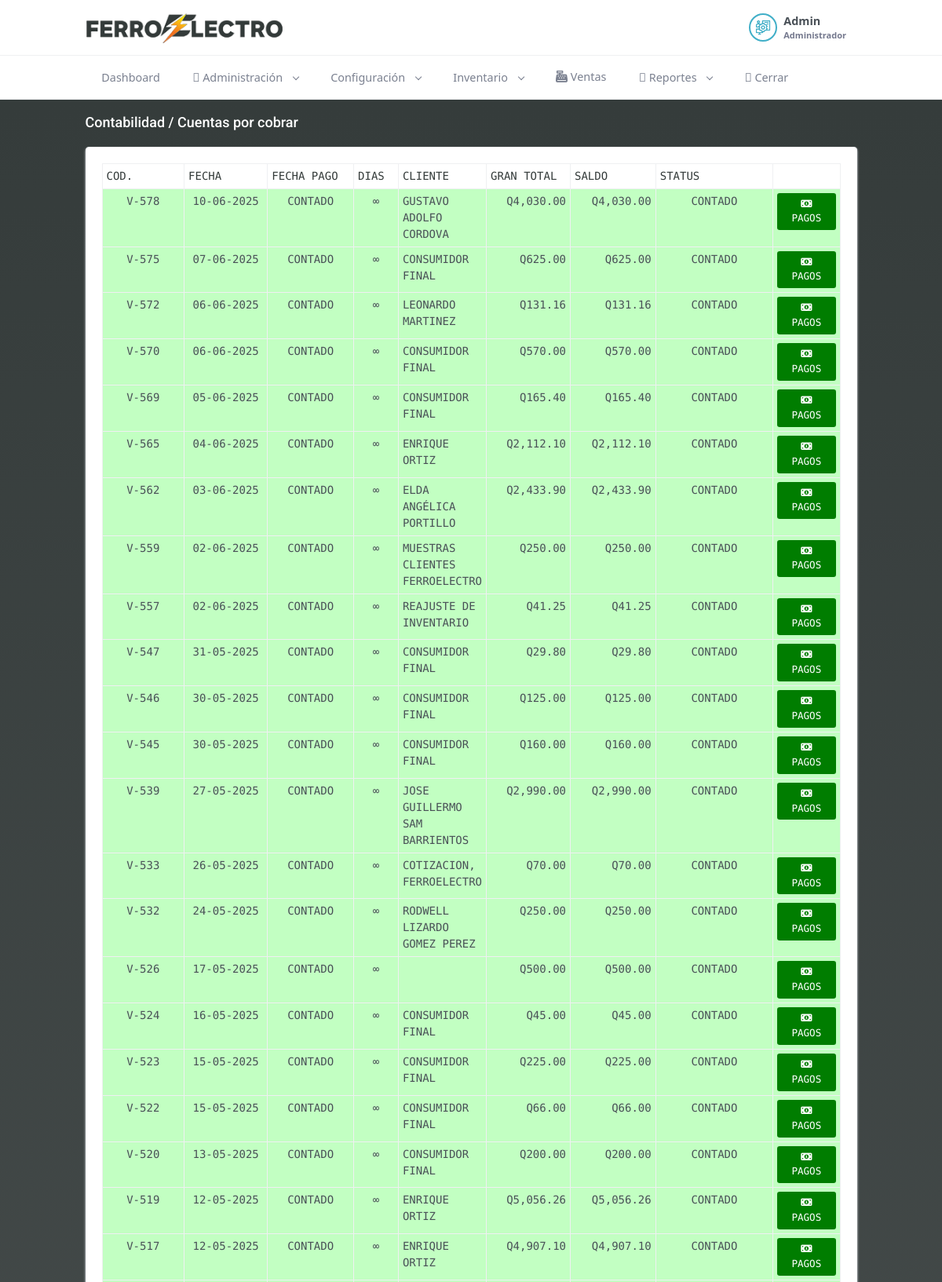
Screenshot of /index.php/contabilidad/cuentas (signed in, upper part) with the database file from the repository.
### tables this page shows
CREATE TABLE `ventas` (
  `id` int(11) NOT NULL,
  `idcliente` int(11) NOT NULL,
  `idasesor` int(11) NOT NULL,
  `fecha` date NOT NULL,
  `total` float(10,2) NOT NULL,
  `descuento` float(10,2) NOT NULL,
  `formapago` int(11) NOT NULL COMMENT '1 = contado 2 = credito',
  `status` int(11) NOT NULL DEFAULT 0 COMMENT '0 = creado 1 = pedido 2 = bodega 3 = facturado',
  `nc` int(11) NOT NULL
);

CREATE TABLE `clientes` (
  `id` int(11) NOT NULL,
  `nombre` varchar(300) NOT NULL,
  `nit` varchar(20) NOT NULL,
  `razonsocial` varchar(150) NOT NULL,
  `contacto` varchar(150) NOT NULL,
  `email` varchar(150) NOT NULL,
  `direccion` text NOT NULL,
  `asesor` int(11) NOT NULL,
  `status` int(11) NOT NULL DEFAULT 1
);

### application/controllers/contabilidad/Cuentas.php (called while the page is built, shortened)
<?php
class Cuentas extends CI_Controller {
	public function index()
	{
        $d['title'] = 'Contabilidad';
        $h['title'] =  $d['title'];
		$d['msg'] = '';
		if($_SESSION['rol'] == 1 || $_SESSION['rol'] == 3 || $_SESSION['rol'] == 4 || $_SESSION['rol'] == 5){
            $d['ventas'] = $this->model->get_all_ventas();
        }elseif($_SESSION['rol'] == 2){
            $d['ventas'] = $this->model->get_all_ventas_asesor($_SESSION['uid']);
        }
        $this->load->view('header_view', $h);
		$this->load->view('contabilidad/cuentas_view', $d);
        $this->load->view('footer_view', $h);
    }
}

### index.php (called while the page is built, shortened)
<?php
require_once BASEPATH.'core/CodeIgniter.php';

### application/models/Model.php (called while the page is built, shortened)
<?php
class Model extends CI_Model
{
  public function get_cliente($idc){
    $str = 'clientes.id idclient, clientes.nombre, clientes.nit, clientes.razonsocial, clientes.contacto, clientes.email, clientes.direccion, clientes.asesor, clientes.status statuscliente, ';
    $str .= 'usuarios.id idasesor, usuarios.nombre usuarionombre';
    $q= $this
        ->db
        ->select($str)
	      ->from('clientes')
        ->where('clientes.id', $idc)
        ->join('usuarios', 'usuarios.id = clientes.asesor')
        ->get();
    if($q->num_rows() > 0) {
      return $q->result_array();
    }
    return array();
  }
  public function get_all_ventas(){
    $q= $this
        ->db
        ->select('*')
	      ->from('ventas')
        ->order_by('id', 'desc')
        ->get();
    if($q->num_rows() > 0) {
      return $q->result_array();
    }
    return array();
  }
  public function getpagos_suma($idv){
    $str = 'pagos.id, pagos.idventa, SUM(pagos.monto) sumapagos';
    $q= $this
        ->db
        ->select($str)
	      ->from('pagos')
        ->where('pagos.idventa', $idv)
        ->get();
    if($q->num_rows() > 0) {
      return $q->result_array();
    }
    return array();
  }
  public function get_lasuma_venta($idv){
    $str = 'inventario.id idpv, inventario.idcompra, inventario.idproducto,  SUM(inventario.costo) sumatotalcosto, inventario.idventa, SUM(inventario.venta) sumatotal, inventario.status statusidpv, ';
    $str .= 'productos.id idpr, productos.sku, productos.nombreproducto, productos.descripcion, productos.proveedorid, productos.categoriaid, productos.costo, productos.venta, productos.marcaid, productos.status statusprod';
    $q= $this
        ->db
        ->select($str)
	      ->from('inventario')
        ->where('inventario.idventa', $idv)
        ->join('productos', 'productos.id = inventario.idproducto')
        ->get();
    if($q->num_rows() > 0) {
      return $q->result_array();
    }
    return array();
  }
}

### application/views/contabilidad/cuentas_view.php (the view, shortened to what this page needs)
<div class="main-content">
    <div class="page-content">
        <div class="container-fluid">
            <div class="row">
                <div class="col-12">
                    <div class="page-title-box d-flex align-items-center justify-content-between">
                        <h4 class="mb-0"><?= $title . ' / Cuentas por cobrar' ?></h4>
                    </div>
                </div>
            </div>
            <div class="row">
                <div class="col-xl-12">
                    <div class="card card-h-100">
                        <div class="card-body">
                            <div class="table-responsive">
                                <table id="clientSearch" class="table table-bordered table-condensed table-hovered" style="width:100%">
                                    <thead>
                                        <tr>
                                            <th>COD.</th>
                                            <th>FECHA</th>
                                            <th>FECHA PAGO</th>
                                            <th>DIAS</th>
                                            <th>CLIENTE</th>
                                            <th>GRAN TOTAL</th>
                                            <th>SALDO</th>
                                            <th>STATUS</th>
                                            <th class="no-print"></th>
                                        </tr>
                                    </thead>
                                    <tbody>
                                        <?php
                                        foreach($ventas as $v){
                                            $fechaPago = "";
                                            $cliente = $this->model->get_cliente($v['idcliente']);
                                            $ventaModel = $this->model->get_lasuma_venta($v['id']);
                                            $total = $ventaModel[0]['sumatotal'];
                                            $descuento = $v['descuento'];
                                            $descuento = $total * $descuento;
                                            $grantotal = $total - $descuento;
                                            $now = time();
                                            $your_date = strtotime(date('d-m-Y', strtotime($v['fecha'])));
                                            $datediff = $now - $your_date;
                                            $diasTranscurridos = round($datediff / (60 * 60 * 24));
                                            $diasCredito = 0;
                                            if($v['formapago'] == 2){
                                                $diasCredito = 15;
                                                if($diasTranscurridos >= 0 && $diasTranscurridos <= 10){
                                                    $statusCredito = 1;
                                                    $fondoColor = "#c2ffc2";
                                                    $colorText = "#007d00";
                                                    $statusCobro = '<b>' . (15 - $diasTranscurridos) . ' dias para pagar' . '</b>';
                                                }elseif($diasTranscurridos > 10 && $diasTranscurridos <= 15){
                                                    $statusCredito = 2;
                                                    $fondoColor = "#ffffbe";
                                                    $colorText = "#e0a21f";
                                                    $statusCobro = '<b>' . (15 - $diasTranscurridos) . ' dias para pagar' . '</b>';
                                                }elseif($diasTranscurridos > 15){
                                                    $statusCredito = 3;
                                                    $fondoColor = "#ffbebe";
                                                    $colorText = "#b30000";
                                                    $statusCobro = '<b>' . abs((15 - $diasTranscurridos)) . ' dias en mora' . '</b>';
                                                }
                                            }elseif($v['formapago'] == 1){
                                                    $fondoColor = "#c2ffc2";
                                                    $colorText = "#007d00";
                                                    $statusCobro = 'CONTADO';
                                                    $fechaPago = 'CONTADO';
                                            }
                                                $getPagos = $this->model->getpagos_suma($v['id']);
                                                $pagado = $getPagos[0]['sumapagos'];
                                                $pendiente = $grantotal - $pagado;
                                            if($grantotal > 0){
                                        ?>
                                        <tr style="background-color: <?= $fondoColor ?>;">
                                            <td style="width: 120px; text-align: center;"><?= 'V-' . $v['id'] ?></td>
                                            <td style="width: 120px; text-align: center;"><?= date('d-m-Y', strtotime($v['fecha'])) ?></td>
                                            <td style="width: 120px; text-align: center;"><?= $fechaPago ?></td>
                                            <td style="width: 60px; text-align: center;">
                                            <?php
                                            if($v['formapago'] == 1){
                                                echo "&infin;";
                                            }else{
                                                echo $diasTranscurridos . '/' . $diasCredito;
                                            }
                                            ?>
                                            </td>
                                            <td><?= $cliente[0]['nombre'] ?></td>
                                            <td style="width: 110px; text-align: right;">Q<?= number_format($grantotal, 2, '.', ',') ?></td>
                                            <td style="width: 110px; text-align: right;">Q<?= number_format($pendiente, 2, '.', ',') ?></td>
                                            <td style="width: 170px; text-align: center;"><?= $statusCobro ?></td>
                                            <td class="no-print" style="text-align: center; width: 90px;">
                                                <a style="background-color: <?= $colorText ?>; color: #fff;" href="<?= base_url('contabilidad/cuentas/pagos/' . $v['id']) ?>" class="btn btn-sm"><i class="fa fa-money"></i> PAGOS</a>
                                            </td>
                                        </tr>
                                        <?php
                                            }
                                        }
                                        ?>
                                    </tbody>
                                </table>
                            </div>
                        </div>
                    </div>
                </div>
            </div>
        </div>
    </div>

### assets/login/css/login.css (style rules this page uses)
#bodyall { background: #343b3a; background: -moz-linear-gradient(180deg, #343b3a 0%, #5a5f5f 52%, rgba(255,255,255,1) 100%); background: -webkit-linear-gradient(180deg, #343b3a 0%, #5a5f5f 52%, rgba(255,255,255,1) 100%); background: linear-gradient(180deg, #343b3a 0%, #5a5f5f 52%, rgba(255,255,255,1) 100%); filter: progid:DXImageTransform.Microsoft.gradient(startColorstr="#343b3a",endColorstr="#ffffff",GradientType=1); }
.page-title-box > h4 { color: #fff !important; }
label, th { color: #343b3a; }

### application/views/contabilidad/cuentas_view.php (style rules this page uses)
table { font-family: 'Source Code Pro', monospace; font-size: 14px; }
.table > :not(caption) > * > * { padding: 5px; }

### rows the page displays
ventas: id "578", fecha "10-06-2025", formapago "CONTADO", idcliente.nombre "GUSTAVO ADOLFO CORDOVA", grantotal "4,030.00", pendiente "4,030.00"
ventas: id "575", fecha "07-06-2025", formapago "CONTADO", idcliente.nombre "CONSUMIDOR FINAL", grantotal "625.00", pendiente "625.00"
ventas: id "572", fecha "06-06-2025", formapago "CONTADO", idcliente.nombre "LEONARDO MARTINEZ", grantotal "131.16", pendiente "131.16"
ventas: id "570", fecha "06-06-2025", formapago "CONTADO", idcliente.nombre "CONSUMIDOR FINAL", grantotal "570.00", pendiente "570.00"
ventas: id "569", fecha "05-06-2025", formapago "CONTADO", idcliente.nombre "CONSUMIDOR FINAL", grantotal "165.40", pendiente "165.40"
ventas: id "565", fecha "04-06-2025", formapago "CONTADO", idcliente.nombre "ENRIQUE ORTIZ", grantotal "2,112.10", pendiente "2,112.10"
ventas: id "562", fecha "03-06-2025", formapago "CONTADO", idcliente.nombre "ELDA ANGÉLICA PORTILLO", grantotal "2,433.90", pendiente "2,433.90"
ventas: id "559", fecha "02-06-2025", formapago "CONTADO", idcliente.nombre "MUESTRAS CLIENTES FERROELECTRO", grantotal "250.00", pendiente "250.00"
ventas: id "557", fecha "02-06-2025", formapago "CONTADO", idcliente.nombre "REAJUSTE DE INVENTARIO", grantotal "41.25", pendiente "41.25"
ventas: id "547", fecha "31-05-2025", formapago "CONTADO", idcliente.nombre "CONSUMIDOR FINAL", grantotal "29.80", pendiente "29.80"
ventas: id "546", fecha "30-05-2025", formapago "CONTADO", idcliente.nombre "CONSUMIDOR FINAL", grantotal "125.00", pendiente "125.00"
ventas: id "545", fecha "30-05-2025", formapago "CONTADO", idcliente.nombre "CONSUMIDOR FINAL", grantotal "160.00", pendiente "160.00"
ventas: id "539", fecha "27-05-2025", formapago "CONTADO", idcliente.nombre "JOSE GUILLERMO SAM BARRIENTOS", grantotal "2,990.00", pendiente "2,990.00"
ventas: id "533", fecha "26-05-2025", formapago "CONTADO", idcliente.nombre "COTIZACION, FERROELECTRO", grantotal "70.00", pendiente "70.00"
ventas: id "532", fecha "24-05-2025", formapago "CONTADO", idcliente.nombre "RODWELL LIZARDO GOMEZ PEREZ", grantotal "250.00", pendiente "250.00"
ventas: id "526", fecha "17-05-2025", formapago "CONTADO", grantotal "500.00", pendiente "500.00"
ventas: id "524", fecha "16-05-2025", formapago "CONTADO", idcliente.nombre "CONSUMIDOR FINAL", grantotal "45.00", pendiente "45.00"
ventas: id "523", fecha "15-05-2025", formapago "CONTADO", idcliente.nombre "CONSUMIDOR FINAL", grantotal "225.00", pendiente "225.00"
ventas: id "522", fecha "15-05-2025", formapago "CONTADO", idcliente.nombre "CONSUMIDOR FINAL", grantotal "66.00", pendiente "66.00"
ventas: id "520", fecha "13-05-2025", formapago "CONTADO", idcliente.nombre "CONSUMIDOR FINAL", grantotal "200.00", pendiente "200.00"
ventas: id "519", fecha "12-05-2025", formapago "CONTADO", idcliente.nombre "ENRIQUE ORTIZ", grantotal "5,056.26", pendiente "5,056.26"
ventas: id "517", fecha "12-05-2025", formapago "CONTADO", idcliente.nombre "ENRIQUE ORTIZ", grantotal "4,907.10", pendiente "4,907.10"

### other values shown
$_SESSION['nombre'] "Admin"
$_SESSION['rolname'] "Administrador"
$title "Contabilidad"
